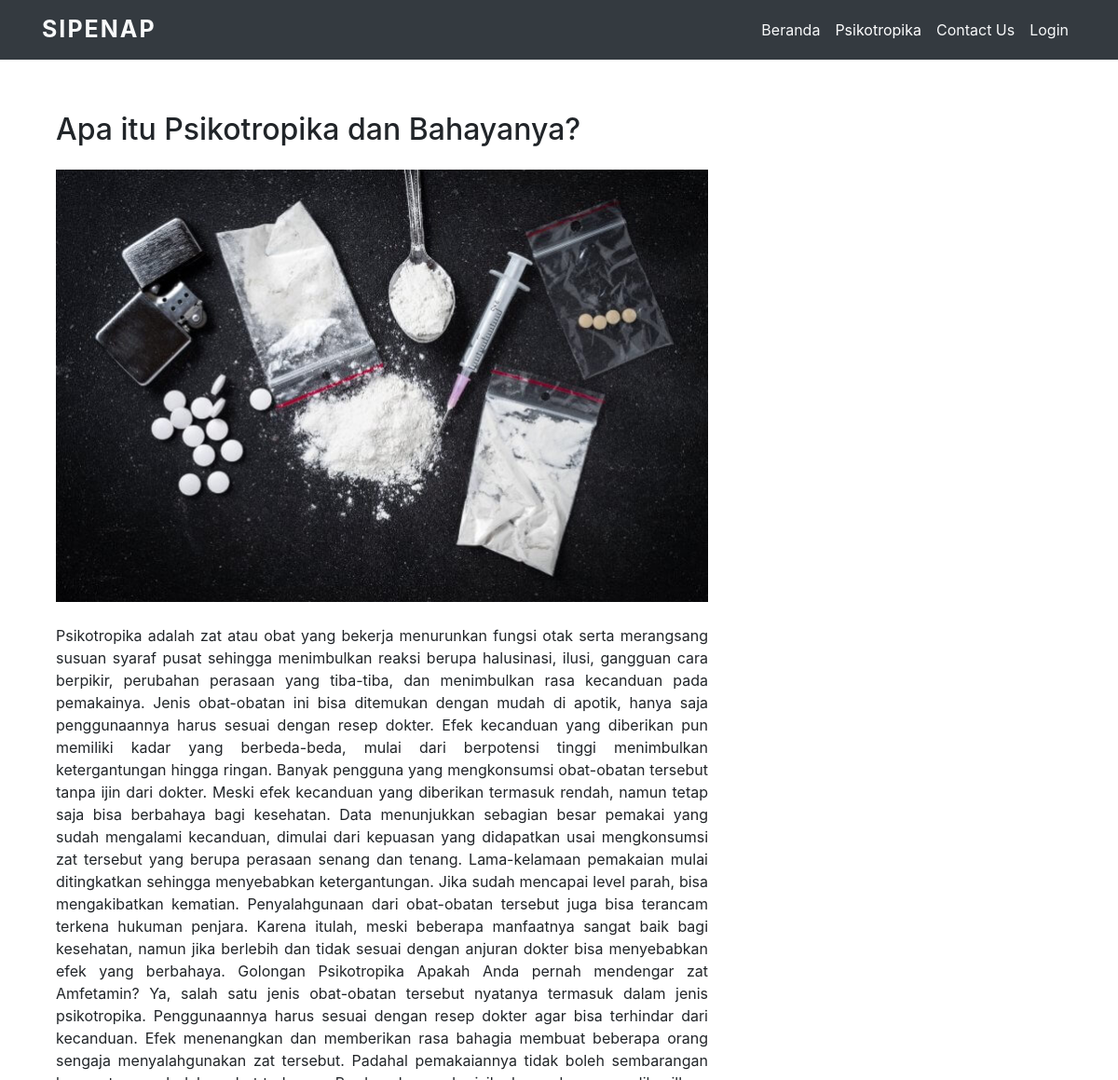
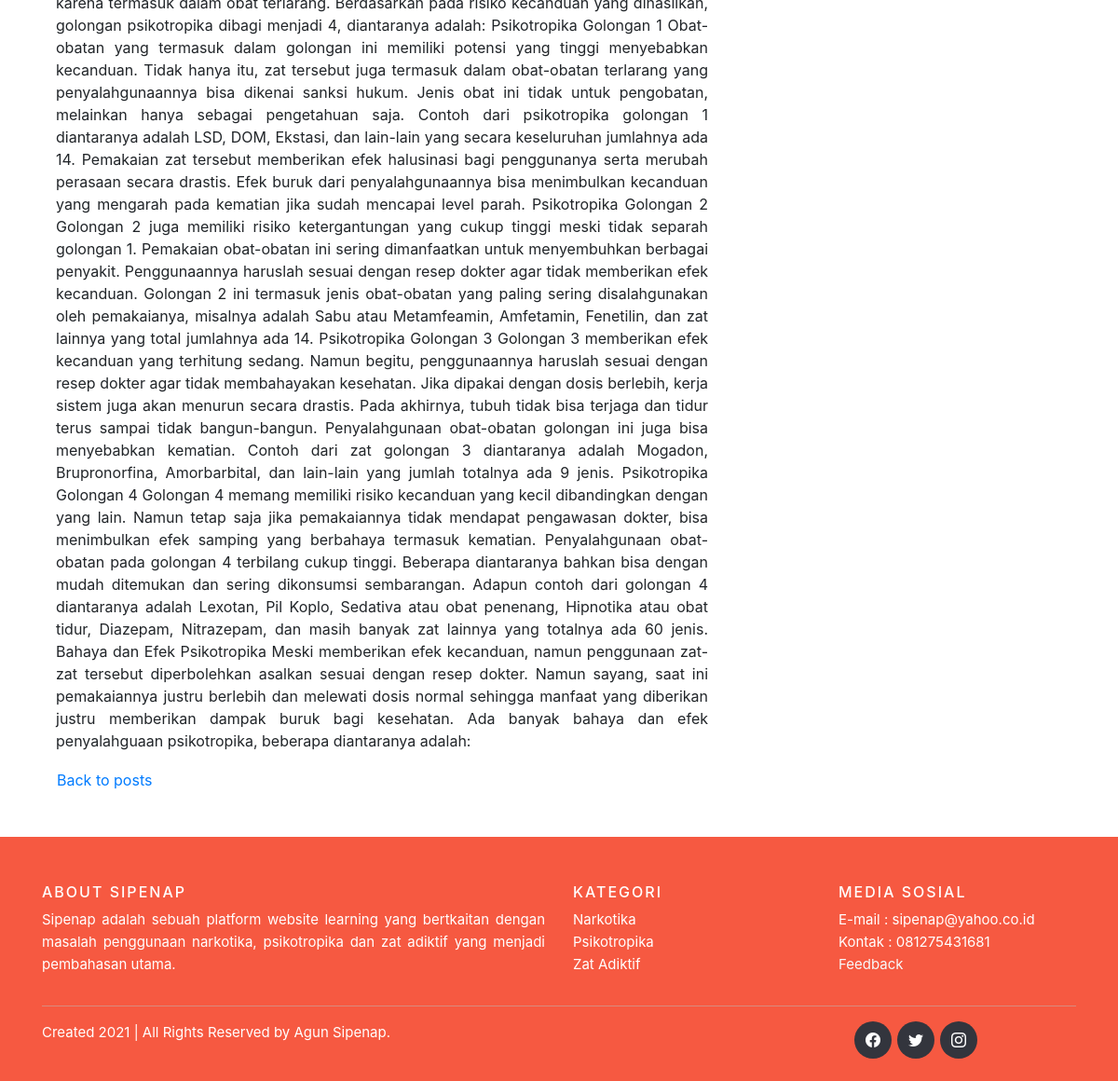
Screenshot of /single page/read-psikotropika.php?id=7 with the database file from the repository (2 pictures, top to bottom).
### tables this page shows
CREATE TABLE `psikotropika` (
  `id_psikotropika` int(11) NOT NULL,
  `judul` varchar(100) NOT NULL,
  `gambar` varchar(100) NOT NULL,
  `isi` text NOT NULL
);

### single page/read-psikotropika.php (the view, shortened to what this page needs)
<?php
  include '../admin/config/koneksi.php';
  $id_psikotropika = $_GET["id"];
  $ambil = $koneksi->query("SELECT * FROM psikotropika WHERE id_psikotropika='$id_psikotropika'");
  $singlePage = $ambil->fetch_assoc();
?>
<!DOCTYPE html>
<html lang="en">
<head>
	<link href="https://stackpath.bootstrapcdn.com/bootstrap/4.1.3/css/bootstrap.min.css" rel="stylesheet">
	<link rel="stylesheet" href="https://cdn.jsdelivr.net/npm/bootstrap-icons@1.7.1/font/bootstrap-icons.css">
	<link rel="stylesheet" href="../admin/assets/css/bootsrap.min.css">
	<link rel="stylesheet" href="../admin/assets/css/custom-css.css">
</head>
<body>
	<nav class="navbar navbar-expand-lg navbar-light bg-dark fixed-top">
		<div class="container">
			<a class="navbar-brand text-light" href="../index.php">SIPENAP</a>
			<div class="collapse navbar-collapse" id="navbarSupportedContent">
				<ul class="navbar-nav ml-auto">
					<li class="nav-item active">
						<a class="nav-link text-light" href="../index.php">Beranda</a>
					</li>
          <div class="dropdown show">
						<li><a class="nav-link" style="color: white;" href="../psikotropika.php">Psikotropika</a></li>
					</div>
					<li class="nav-item">
						<a class="nav-link text-light" href="../contact.php">Contact Us</a>
					</li>
					<li class="nav-item">
						<a class="nav-link text-light" href="../admin/login.php">Login</a>
					</li>
				</ul>
			</div>
		</div>
	</nav>
  <section class="kontent">
    <div class="container mt-5">
      <div class="row">
        <div class="col-md-8 mb-5">
          <article class="artikel-website mt-5">
            <div class="container artikel">
                <h2 class="mb-4 pt-4"><?php echo $singlePage['judul']; ?></h2>
                <img src="../images/<?php echo $singlePage['gambar']; ?>" width="700" class="image-responsive mb-4">
                <p class="text-justify"><?php echo $singlePage['isi']; ?></p>
								<a href="../psikotropika.php" class="btn btn-outline-default p-0">Back to posts</a>
            </div>
          </article>
        </div>
      </div>
  </section>
	<?php include '../footer.php'; ?>
</body>
</html>

### rows the page displays
psikotropika: judul "Apa itu Psikotropika dan Bahayanya?", gambar (picture), isi "Psikotropika adalah zat atau obat yang bekerja menurunkan fungsi otak serta merangsang susuan syaraf pusat sehingga menimbulkan reaksi berupa halusinasi, ilusi, gangguan cara berpikir, perubahan perasaan yang tiba-tiba, dan menimbulkan rasa kecanduan pada pemakainya. Jenis obat-obatan ini bisa ditemukan dengan mudah di apotik, hanya saja penggunaannya harus sesuai dengan resep dokter. Efek kecanduan yang diberikan pun memiliki kadar yang berbeda-beda, mulai dari berpotensi tinggi menimbulkan ketergantungan hingga ringan. Banyak pengguna yang mengkonsumsi obat-obatan tersebut tanpa ijin dari dokter. Meski efek kecanduan yang diberikan termasuk rendah, namun tetap saja bisa berbahaya bagi…"
